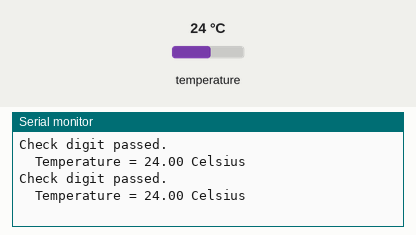
Simulated run of this sketch. Board: Arduino Uno, built with avr-gcc and run on an emulated ATmega328P. On the bench: the last lines printed to the serial monitor. Inputs (shaded band) come from the test bench; at power-on: temperature 24 °C.

Above: at 3.1 s.
3.2 s: temperature set to 12 °C
At 4.6 s:
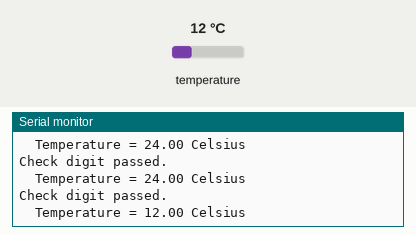
5.1 s: temperature set to 19 °C
At 7.0 s:
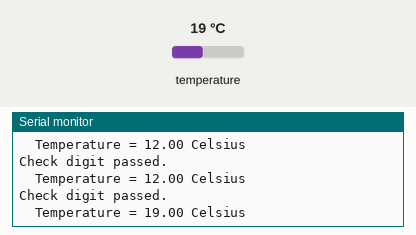
Timing chart, 0 to 8.5 s (numbered marks = the images above; inputs shaded):
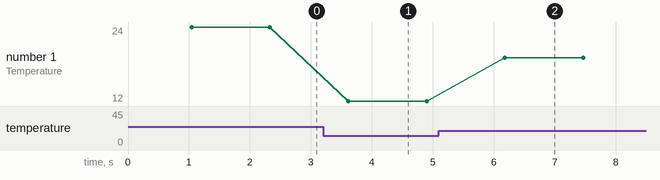

Measured:
- after the input at 3.2 s, the serial monitor: prints a new line after 0.41 s (image 1)
- after the input at 5.1 s, the serial monitor: prints a new line after 1.1 s (image 2)
- plotted number 1: 24 → 12 after the input at 3.2 s, 12 → 19 after the input at 5.1 s

The sketch:

returnTemperature.ino
```cpp
#include <OneWire.h>

OneWire  ds(5);  // on pin 10 (a 4.7K resistor is necessary)

void setup(void) {
  Serial.begin(9600);
}

void loop(void) {
  byte i;
  byte present = 0;
  byte data[12];
  byte addr[8];
  float celsius;

  if ( !ds.search(addr)) {
    Serial.println();
    ds.reset_search();
    delay(250);
    return;
  }


  ds.reset();
  ds.select(addr);
  ds.write(0x44, 1);        // start conversion, with parasite power on at the end

  delay(1000);

  present = ds.reset();
  ds.select(addr);
  ds.write(0xBE);         // Read Scratchpad

  for ( i = 0; i < 9; i++) {           // we need 9 bytes
    data[i] = ds.read();
  }


  if (OneWire::crc8(data, 8) == data[8]) {
    Serial.println("Check digit passed.");
  }


  // Convert the data to actual temperature
  int16_t raw = (data[1] << 8) | data[0];

  byte cfg = (data[4] & 0x60);
  // at lower res, the low bits are undefined, so let's zero them
  if (cfg == 0x00) raw = raw & ~7;  // 9 bit resolution, 93.75 ms
  else if (cfg == 0x20) raw = raw & ~3; // 10 bit res, 187.5 ms
  else if (cfg == 0x40) raw = raw & ~1; // 11 bit res, 375 ms
  //// default is 12 bit resolution, 750 ms conversion time


  celsius = (float)raw / 16.0;
  Serial.print("  Temperature = ");
  Serial.print(celsius);
  Serial.println(" Celsius");

}
```
